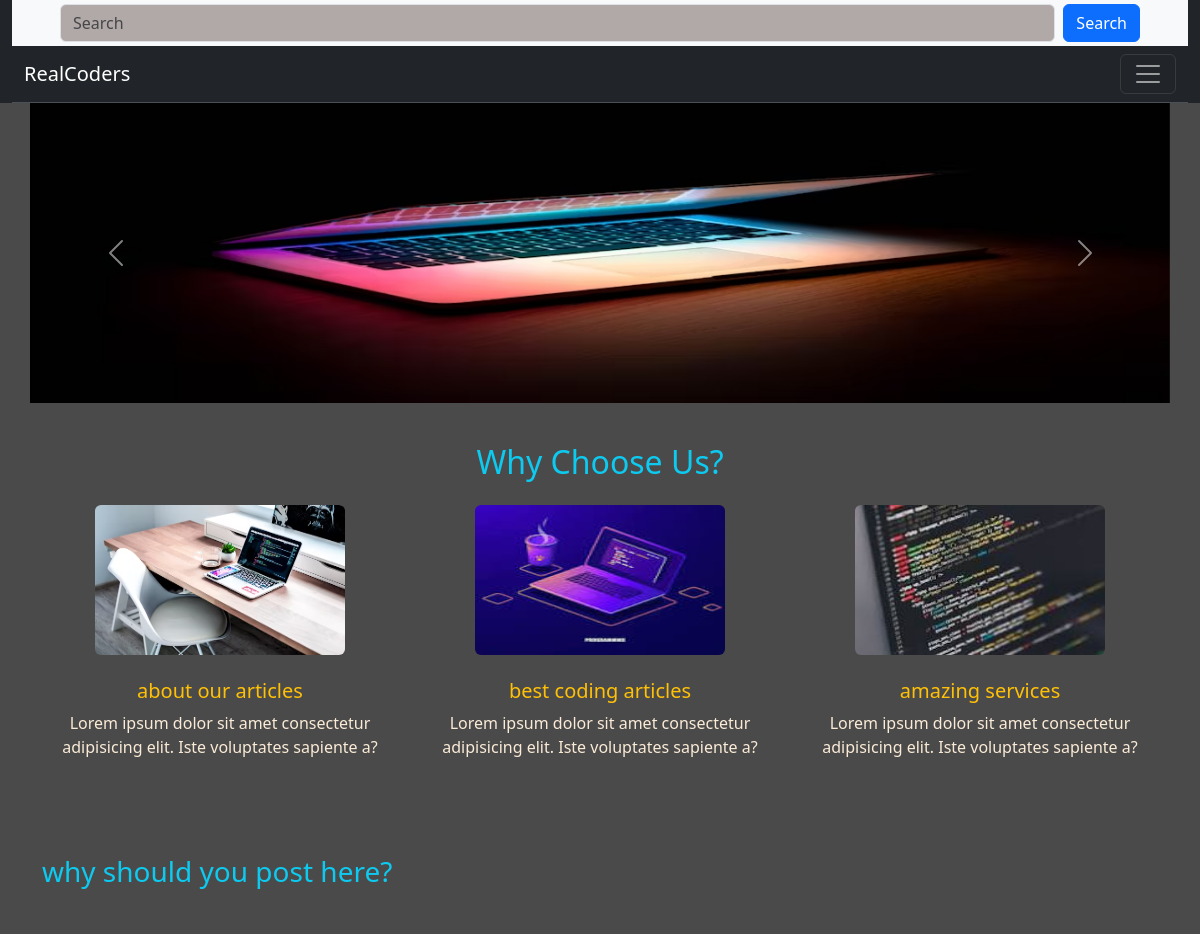
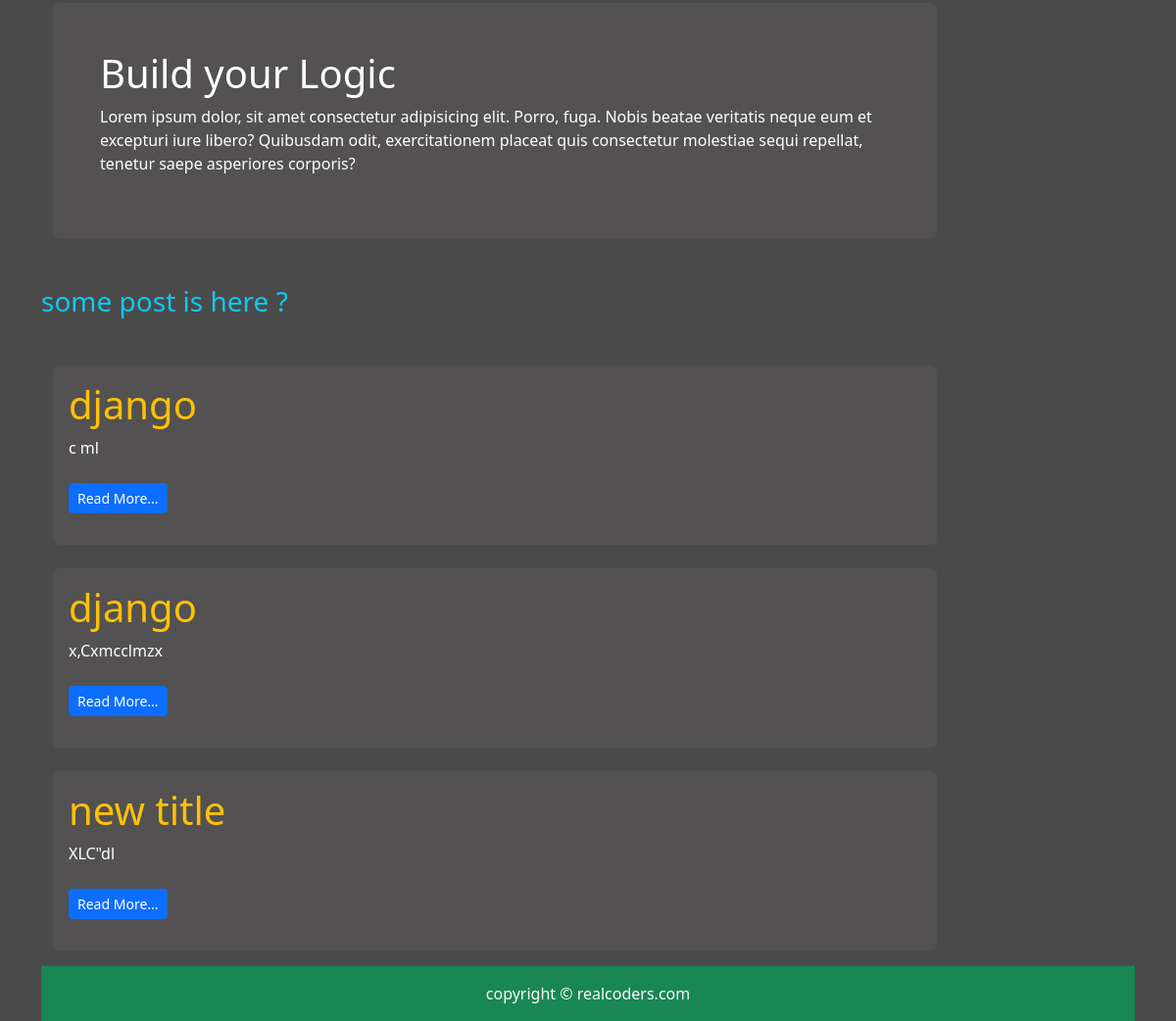
The page / on the database its author committed (2 pictures, top to bottom).
### blog/models.py (models this page shows)
class post(models.Model):
    title = models.CharField(max_length=150)
    desc = models.TextField()
    author = models.ForeignKey(User, on_delete=models.CASCADE)  # Connect with the User model
    created_at = models.DateTimeField(auto_now_add=True)  # Automatically set the field to now when the object is created
    updated_at = models.DateTimeField(auto_now=True)  # Automatically set the field to now every time the object is saved

### blog/views.py (the view)
# urls.py: 2. Add a URL to urlpatterns:  path('', views.home, name='home')
def home(request):
     posts=post.objects.all()[1:4]
     return render(request,'blog/home.html',{'posts':posts})

### blog/templates/blog/home.html (shortened to what this page needs)
{% extends "blog/base.html" %}
{% load static %}
{% block content %}
<div class="container-fluid mx-0 px-0">
  <div id="carouselExample" class="carousel slide">
       <div class="carousel-inner">
         <div class="carousel-item active">
           <img src="static/blog/image/slide1.avif" class=" d-block w-100" alt="not found">
         </div>
       </div>
       <button class="carousel-control-prev" type="button" data-bs-target="#carouselExample" data-bs-slide="prev">
         <span class="carousel-control-prev-icon" aria-hidden="true"></span>
       </button>
       <button class="carousel-control-next" type="button" data-bs-target="#carouselExample" data-bs-slide="next">
         <span class="carousel-control-next-icon" aria-hidden="true"></span>
       </button>
     </div>
</div>
<div class="container my-4">
<h2 class="text-center py-3 text-info">Why Choose Us?</h2>
  <div class="row">
       <div class="col-md-4">
            <div class="text-center home">
              <img src="static/blog/image/c4.avif" class="rounded" alt="...">
              <div class="my-4">
               <h5 class="text-warning">about our articles</h5>
              <p>Lorem ipsum dolor sit amet consectetur adipisicing elit. Iste voluptates sapiente a?</p>
              </div>
          </div>
       </div>
       <div class="col-md-4">
            <div class="text-center home">
              <img src="static/blog/image/c2.jpeg" class="rounded" alt="not loaded">
              <div class="my-4">
               <h5 class="text-warning">best coding articles</h5>
              <p>Lorem ipsum dolor sit amet consectetur adipisicing elit. Iste voluptates sapiente a?</p>
              </div>
          </div>
       </div>
       <div class="col-md-4">
            <div class="text-center home">
              <img src="static/blog/image/c3.jpeg" class="rounded" alt="not loaded">
              <div class="my-4">
                <h5 class="text-warning">amazing services</h5>
              <p>Lorem ipsum dolor sit amet consectetur adipisicing elit. Iste voluptates sapiente a?</p>
             </div>
          </div>
       </div>
  </div>
</div>
<div class="col-sm-10">
  <h3 class="text-info my-5">why  should you post here?</h3>
   <div  class="container">
  <div class="mt-4 p-5 text-white rounded jumbo-color">
    <h1>Build your Logic</h1>
    <p class="">
     Lorem ipsum dolor, sit amet consectetur adipisicing elit. Porro, fuga. Nobis beatae veritatis neque eum et excepturi iure libero? Quibusdam odit, exercitationem
     placeat quis consectetur molestiae sequi repellat, tenetur saepe asperiores corporis?
    </p>
  </div>
</div>
<div class="col-sm-12">
  <h3 class="text-info my-5">some post is here ?</h3>
  {% for post in posts %}
   <div  class="container">
  <div class="mt-4 p-3 text-white rounded jumbo-color">
    <h1 class="text-warning">{{post.title}}</h1>
    <p class="">
     {{post.desc|slice:100}}<br> <a href="/blogpost/{{post.id}}" class="text-dark">
      <button class="btn btn-primary btn-sm mt-4">Read More...</button></a>
    </p>
  </div>
</div>
{% endfor %}
</div>
{% endblock content %}

### blog/templates/blog/base.html (shortened to what this page needs)
<!DOCTYPE html>
{% load static %}
<html lang="en">
<head>
     <link rel="stylesheet" href="{% static 'blog/css/bootstrap.css' %}">
     <link rel="stylesheet" href="{% static 'blog/css/style.css' %}">
</head>
<body>
<div class="container-fluid bg-dark">
{% include "blog/navbar.html" %}
</div>
<div class="container">
<div class="col-sm-12">
     <div class="row">
          {% block content %}{% endblock content %}
     </div>
</div>
</div>
</body>
<footer class="text-center text-light  mt-3 bg-success py-3">copyright &copy; realcoders.com</footer>
</html>

### blog/templates/blog/navbar.html (shortened to what this page needs)
<div class="container-fluid bg-light px-5 p-1">
  <form class="d-flex" role="search" action="/search" method="get">
    <input class="form-control me-2 text-warning" name="post_title" type="search" placeholder="Search" aria-label="Search">
    <button class="btn btn-primary" type="submit">Search</button>
  </form>
</div>
<nav class="navbar bg-dark border-bottom border-body" data-bs-theme="dark">
     <div class="container-fluid">
       <a class="navbar-brand" href="/">RealCoders</a>
       <button class="navbar-toggler" type="button" data-bs-toggle="collapse" data-bs-target="#navbarNav" aria-controls="navbarNav" aria-expanded="false" aria-label="Toggle navigation">
         <span class="navbar-toggler-icon"></span>
       </button>
     </div>
   </nav>

### blog/static/blog/css/style.css (style rules this page uses)
body { background: rgb(75,74,74); color: antiquewhite; }
.form-control { background: rgb(177,168,168); }
.jumbo-color { background:rgb(83,81,81); }
.carousel-item img { height: 400px; width: 100%; }

### blog/templates/blog/home.html (style rules this page uses)
footer { margin-bottom: 0px; }
.carousel-item img { height: 300px; width: 100%; }
.home img { height: 150px; width: 70%; }

### rows shown on the page
post: title "django", desc "c ml"
post: title "django", desc "x,Cxmcclmzx"
post: title "new title", desc "XLC\"dl"
